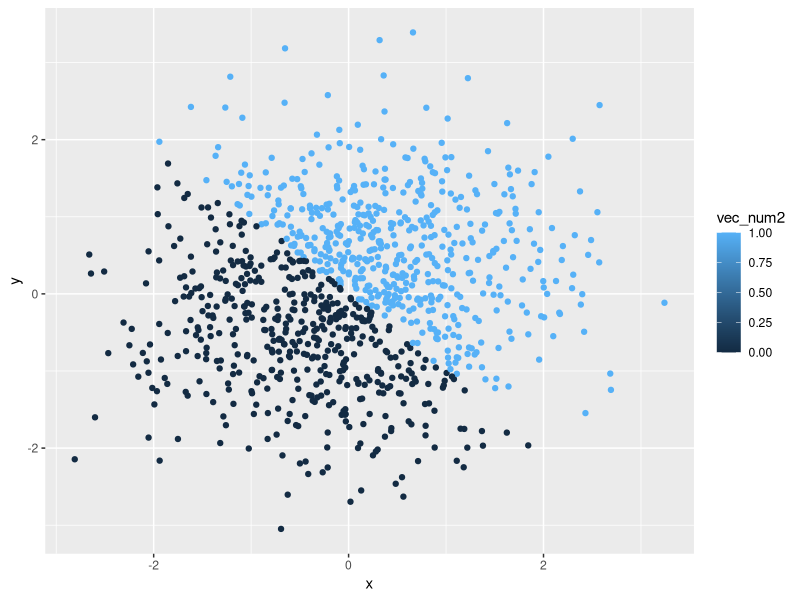
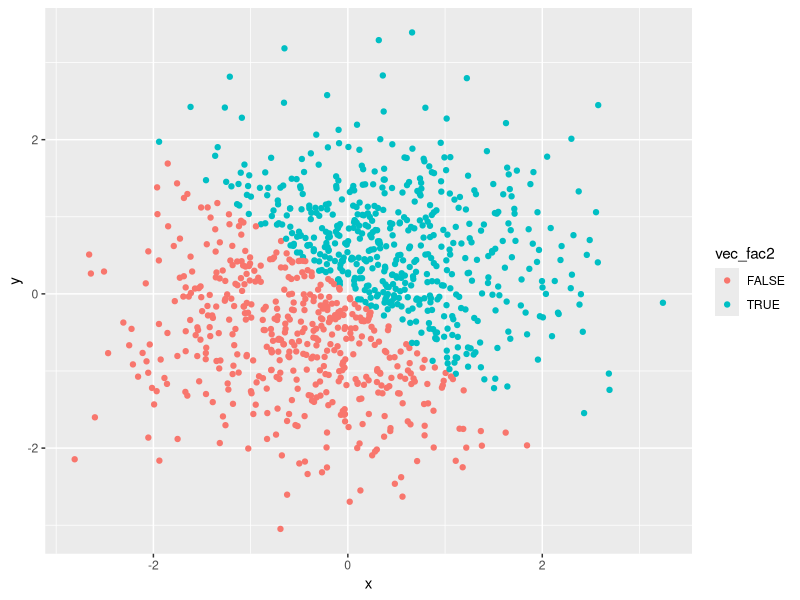
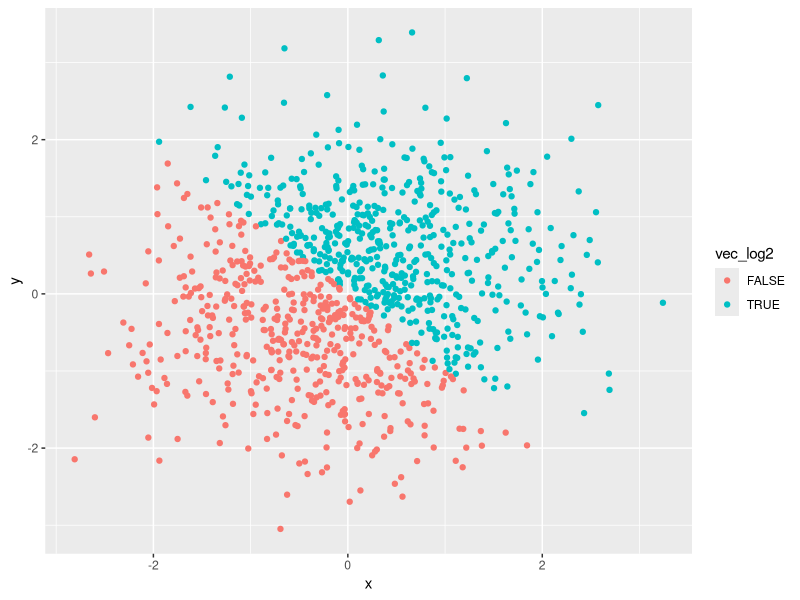

Source code (R) for these figures, in order:
## ---- chunk 1
library(tidyverse)

set.seed(1)
unif <- runif(10, 0, 5)
unif[1:10]
mean(unif)

vec_logical <- c(unif)
vec_logical > 2
mean(vec_logical > 2)

vec_char <- vector("character", length = 10)
length(vec_char)
mean(vec_char)

vec_fac <- factor(c("male", "male", "male", "female", "male", "female", "male", "female", "male", "female"))
length(vec_fac)
mean(vec_fac)

## ---- chunk 2
vec_logical_new <- as.numeric(vec_logical)
vec_char_new <- as.numeric(vec_char)
vec_fac_new <- as.numeric(vec_fac)
## ---- chunk 3
vec_char_new2 <- as.numeric((as.factor(vec_char)))
vec_fac_new2 <- as.numeric((as.character(vec_fac)))
## ---- chunk 4
set.seed(123)

p2_df = tibble(
  x = rnorm(1000),
  y = rnorm(1000),
  vec_log2 = c(x + y > 0),
  vec_num2 = as.numeric(vec_log2),
  vec_fac2 = as.factor(vec_log2)
)

## ---- chunk 5
save_plot = ggplot(p2_df, aes(x = x, y = y, color = vec_log2 )) + geom_point()

ggplot(p2_df, aes(x = x, y = y, color = vec_num2 )) + geom_point()

ggplot(p2_df, aes(x = x, y = y, color = vec_fac2 )) + geom_point()

ggsave("savePlot.pdf", plot = save_plot)

